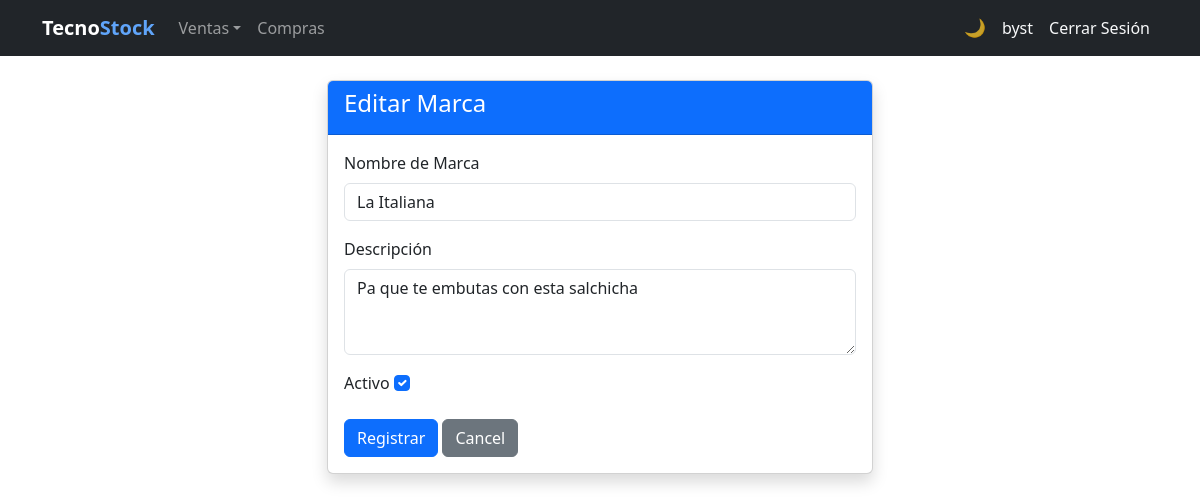
The app's page /brands/6/edit/ (signed in), older data.
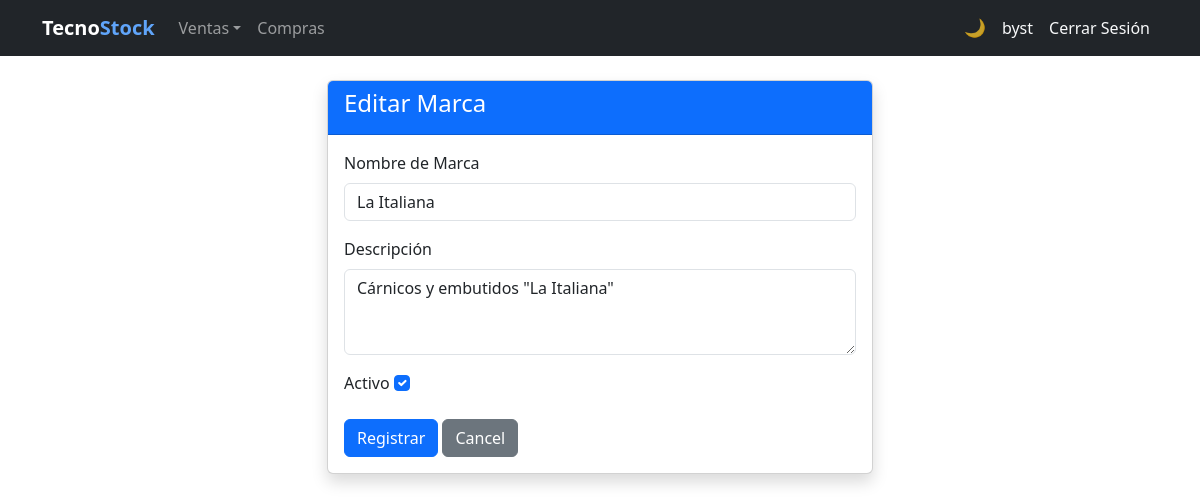
The same page, newer data.
### billing/models.py (models this page shows, shortened)
class Brand(models.Model):
    name = models.CharField(max_length=100, unique=True, verbose_name='Nombre de Marca')
    description = models.TextField(blank=True, null=True, verbose_name='Descripción')
    is_active = models.BooleanField(default=True, verbose_name='Activo')
    created_at = models.DateTimeField(auto_now_add=True)
    updated_at = models.DateTimeField(auto_now=True)
    class Meta:
        verbose_name = 'Brand'
        verbose_name_plural = 'Brands'
        ordering = ['name']

### billing/views.py (the view)
# urls.py: path('brands/<int:pk>/edit/', views.brand_update, name='brand_update'),
@login_required
@audit_action('UPDATE_BRAND')
def brand_update(request, pk):
    brand = get_object_or_404(Brand, pk=pk)
    if request.method == 'POST':
        form = BrandForm(request.POST, instance=brand)
        if form.is_valid():
            form.save()
            messages.success(request, 'Marca actualizada correctamente.')
            return redirect('billing:brand_list')
    else:
        form = BrandForm(instance=brand)
    return render(request, 'billing/brand_form.html', {'form': form, 'title': 'Editar Marca'})

### billing/forms.py
class BrandForm(forms.ModelForm):
    class Meta:
        model = Brand
        fields = ['name', 'description', 'is_active']
        widgets = {
            'name': forms.TextInput(attrs={'class':'form-control'}),
            'description': forms.Textarea(attrs={'class':'form-control','rows':3}),
            'is_active': forms.CheckboxInput(attrs={'class':'form-check-input'}),
        }

### billing/templates/billing/brand_form.html (shortened to what this page needs)
{% extends 'billing/base.html' %}
{% block content %}
<div class="row justify-content-center">
  <div class="col-md-6">
    <div class="card shadow">
      <div class="card-header bg-primary text-white"><h4>{{ title }}</h4></div>
      <div class="card-body">
        <form method="post">
          {% for field in form %}
          <div class="mb-3">
            <label class="form-label">{{ field.label }}</label>
            {{ field }}
          </div>
          {% endfor %}
          <button type="submit" class="btn btn-primary">Registrar</button>
          <a href="{% url 'billing:brand_list' %}" class="btn btn-secondary">Cancel</a>
        </form>
      </div>
    </div>
  </div>
</div>
{% endblock %}

Row changes from the older to the newer data that the page shows:
changed Brand "La Italiana": description "Pa que te embutas con esta salchicha" → "Cárnicos y embutidos \"La Italiana\""
